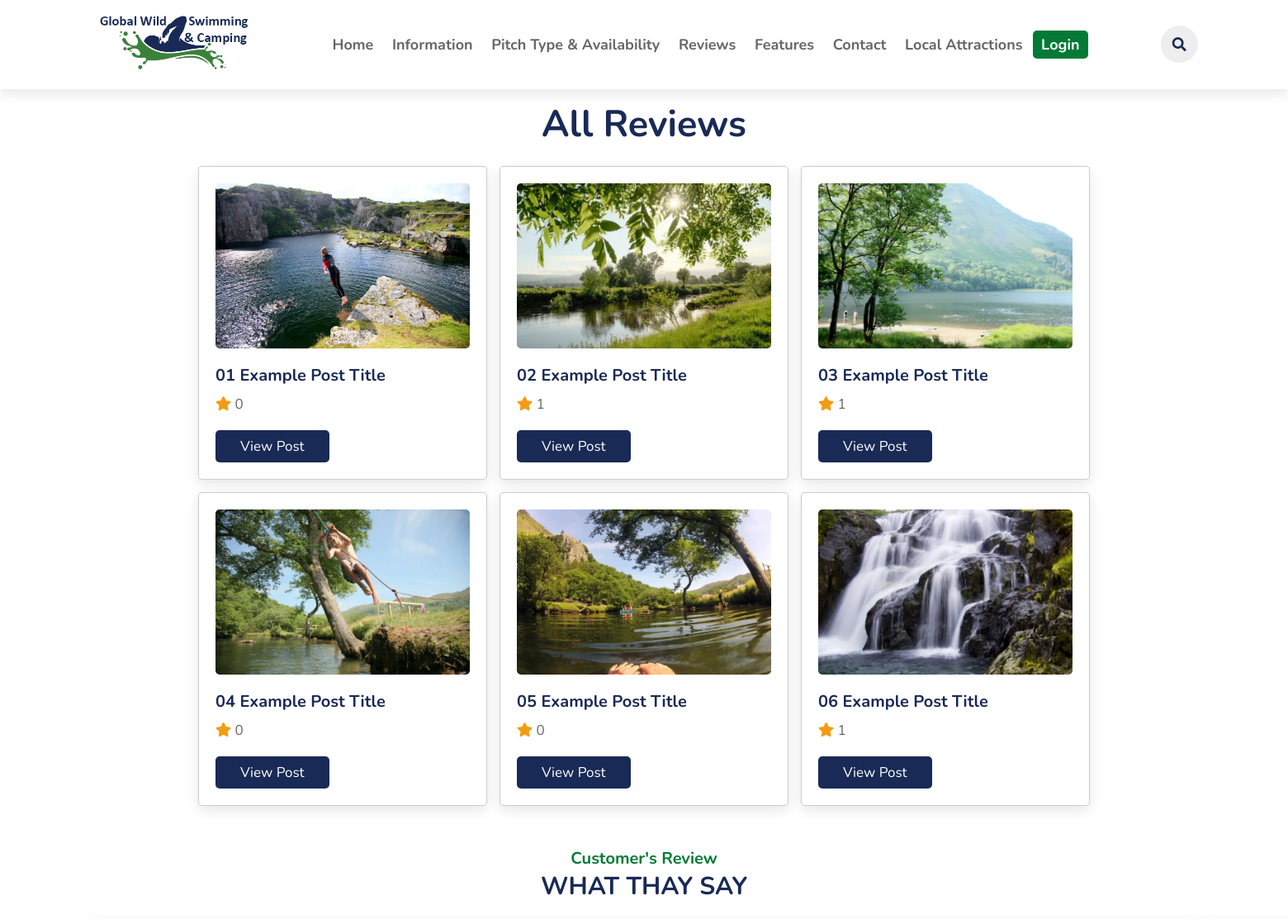
Page /review.php (upper part) on the earlier database version.
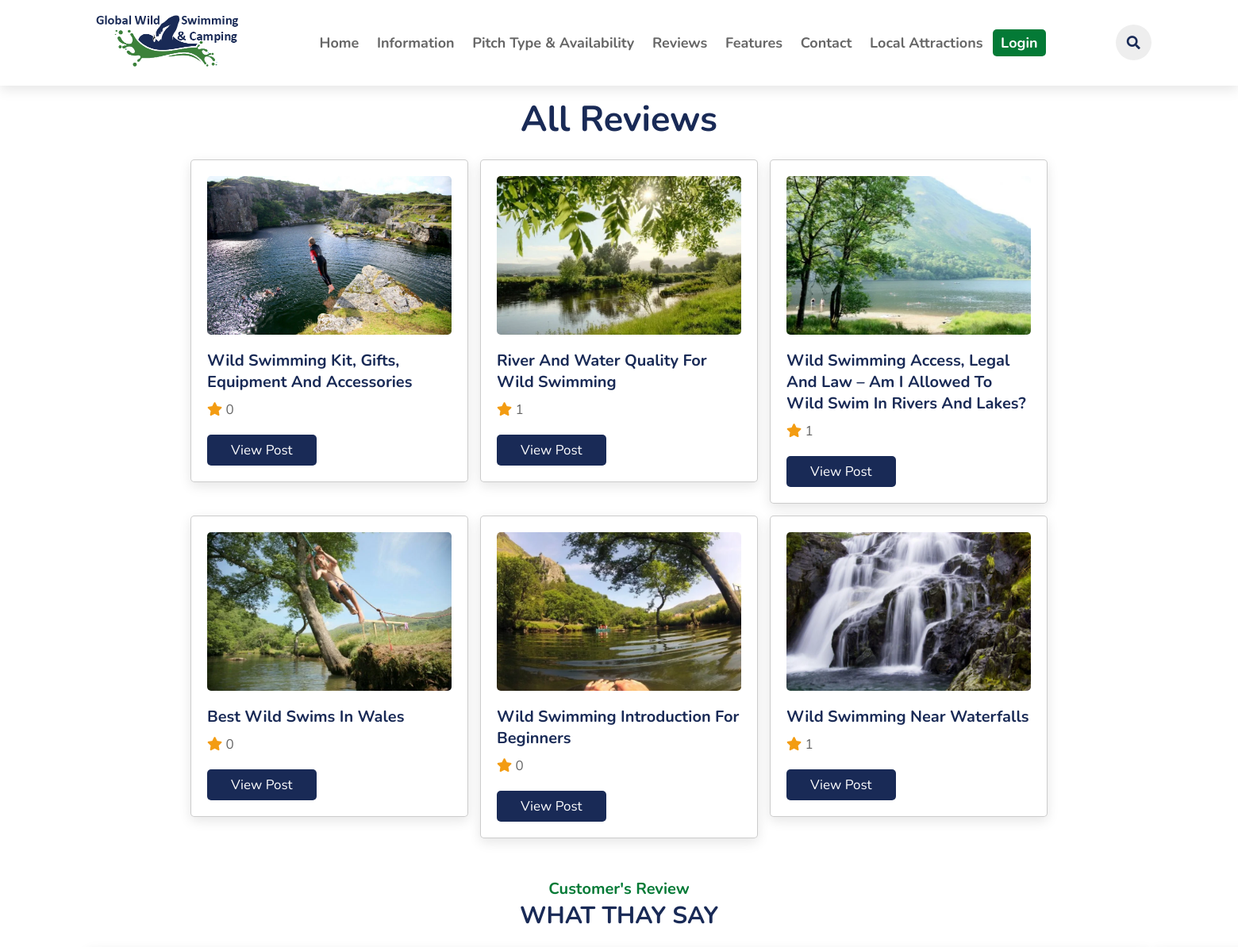
Same page on the later database version.
### tables this page shows
CREATE TABLE `posts` (
  `id` varchar(20) NOT NULL,
  `title` varchar(200) NOT NULL,
  `image` varchar(30) NOT NULL
);

### review.php (the view, shortened to what this page needs)
<?php
include 'components/config.php';
?>
<!DOCTYPE html>
<html lang="en">
<head>
    <link rel="stylesheet" href="https://cdn.jsdelivr.net/npm/swiper@8/swiper-bundle.min.css" />
    <link rel="stylesheet" href="https://cdnjs.cloudflare.com/ajax/libs/font-awesome/5.15.3/css/all.min.css" />
    <link rel="stylesheet" href="css/style.css">
</head>
<body>
    <?php include 'components/header.php'; ?>
    <section>
        <div class="all-posts">
            <div class="heading">
                <h1>All Reviews</h1>
            </div>
            <div class="box-container">
                <?php
                $select_posts = $conn->prepare("SELECT * FROM `posts`");
                $select_posts->execute();
                if ($select_posts->rowCount() > 0) {
                    while ($fetch_post = $select_posts->fetch(PDO::FETCH_ASSOC)) {
                        $post_id = $fetch_post['id'];
                        $count_reviews = $conn->prepare("SELECT * FROM `reviews` WHERE post_id = ?");
                        $count_reviews->execute([$post_id]);
                        $total_reviews = $count_reviews->rowCount();
                ?>
                        <div class="box">
                            <img src="user_uploaded_files/<?= $fetch_post['image']; ?>" alt="" class="image">
                            <h3 class="title"><?= $fetch_post['title']; ?></h3>
                            <p class="total-reviews"><i class="fas fa-star"></i> <span><?= $total_reviews; ?></span></p>
                            <a href="view_review_post.php?get_id=<?= $post_id; ?>" class="btn">view post</a>
                        </div>
                <?php
                    }
                } else {
                    echo '<p class="empty">no posts added yet!</p>';
                }
                ?>
            </div>
    </section>
    <section class="review" id="review">
        <h3 class="sub-heading">Customer's Review</h3>
        <h1 class="heading">What thay say</h1>
    </section>
</body>
</html>

Differences in the rows shown:
changed posts: title "01 Example Post Title" → "Wild Swimming Kit, Gifts, Equipment And Accessories"
changed posts: title "02 Example Post Title" → "River And Water Quality For Wild Swimming"
changed posts: title "03 Example Post Title" → "Wild Swimming Access, Legal And Law – Am I Allowed To Wild Swim In Rivers And Lakes?"
changed posts: title "04 Example Post Title" → "Best Wild Swims In Wales"
changed posts: title "05 Example Post Title" → "Wild Swimming Introduction For Beginners"
changed posts: title "06 Example Post Title" → "Wild Swimming Near Waterfalls"
